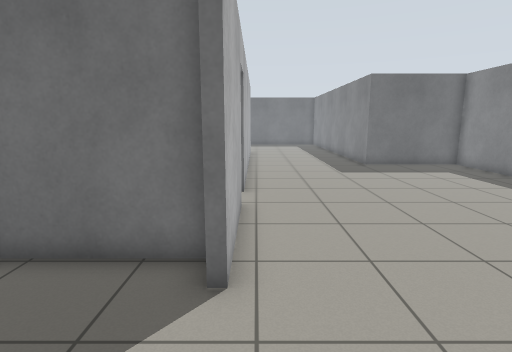
[1] (above)

21 first-person views from a walk through a robot-simulator world made for Gazebo. The camera is 1.2 m above the floor, tilts 10° down and sees 80° across. The floor is counted in squares, 0.5 m on a side. Each view is taken from the middle of a square. On the plan, view 1 faces up. The plan holds only what a view shows up to about 18 squares ahead; the rest is blank.

[2]
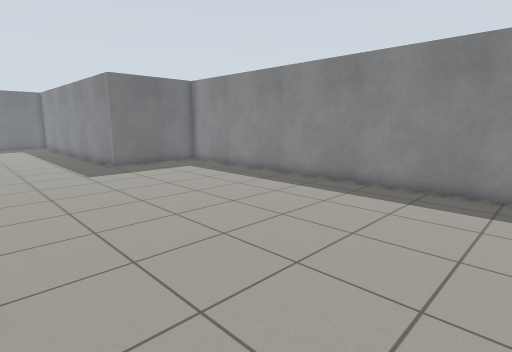

[3]
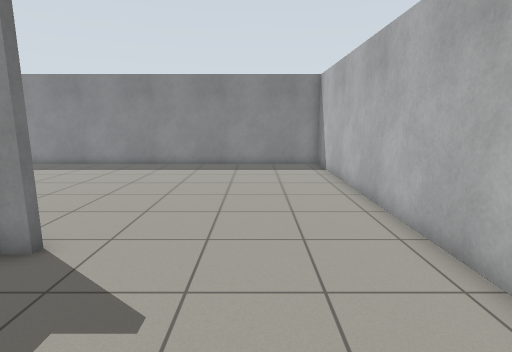

[4]
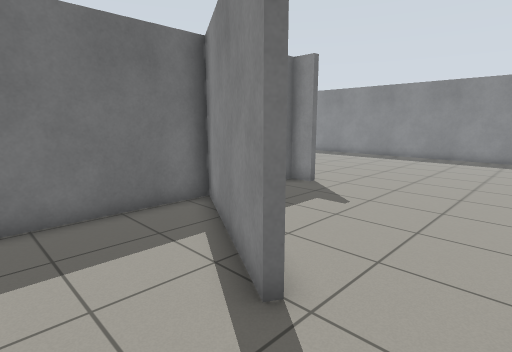

[5]
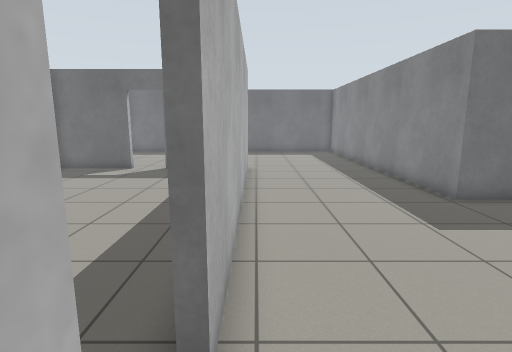

[6]
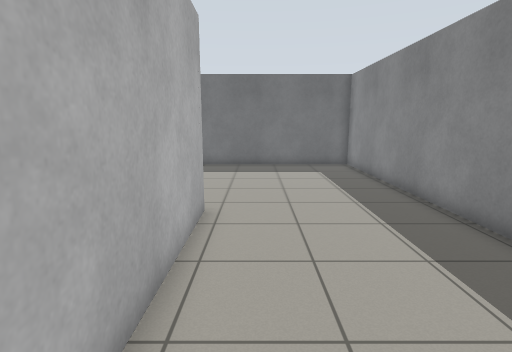

[7]
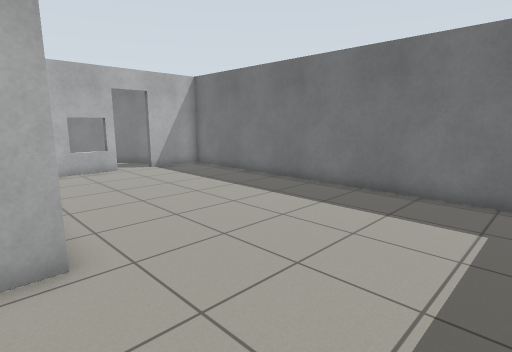

[8]
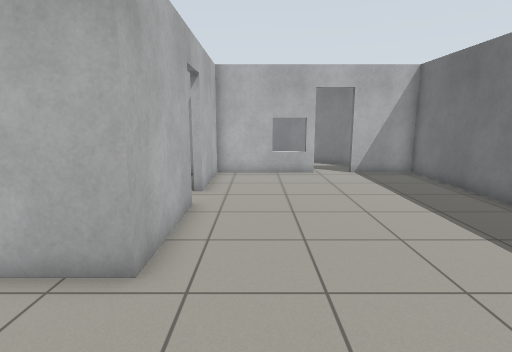

[9]
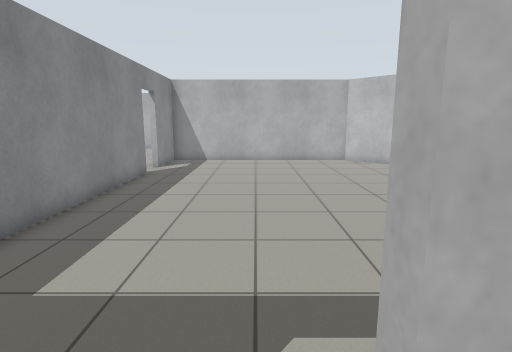

[10]
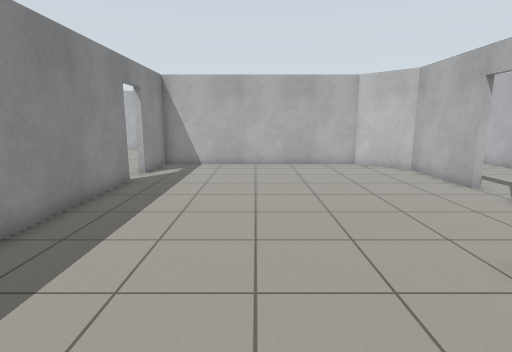

[11]
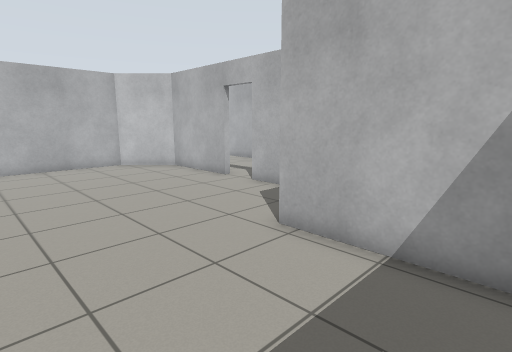

[12]
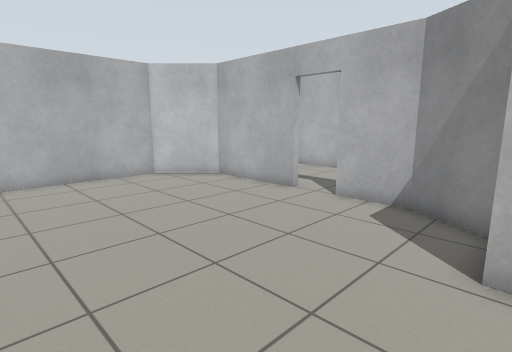

[13]
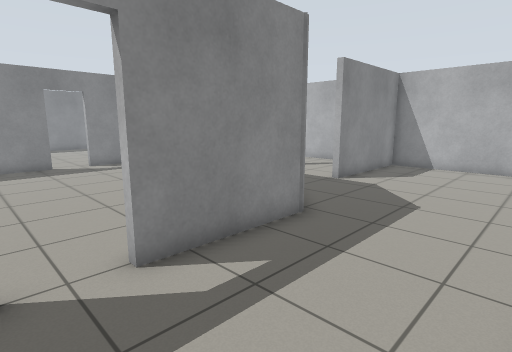

[14]
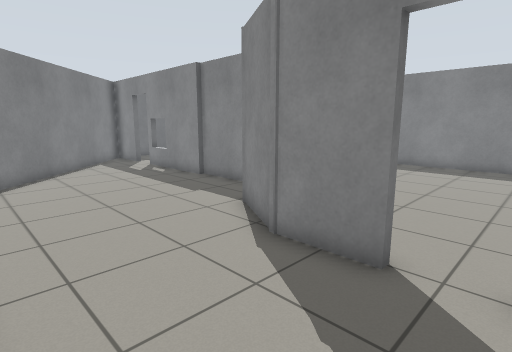

[15]
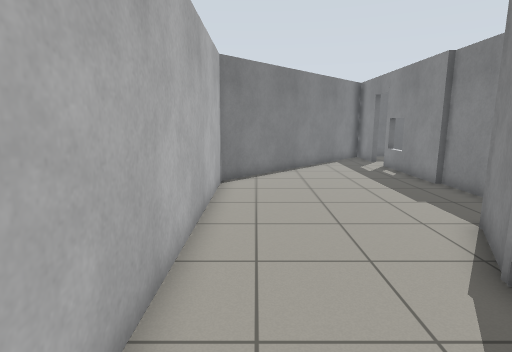

[16]
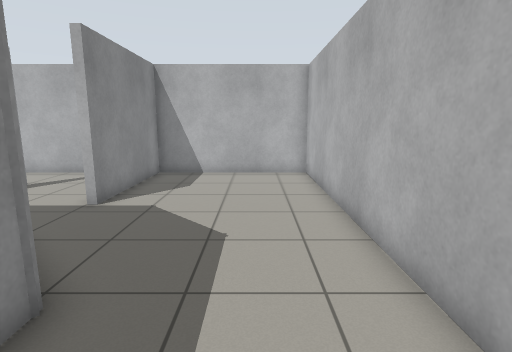

[17]
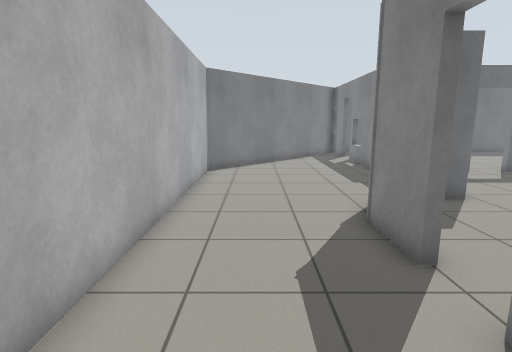

[18]
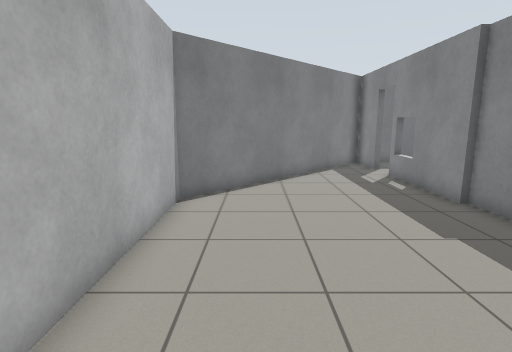

[19]
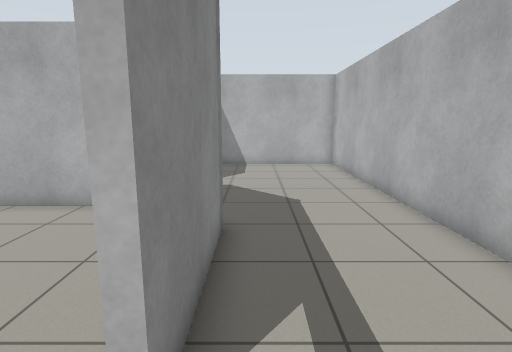

[20]
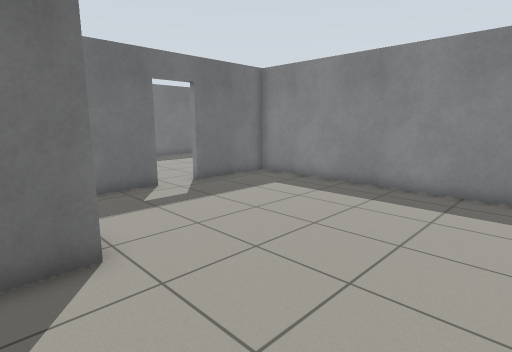

[21]
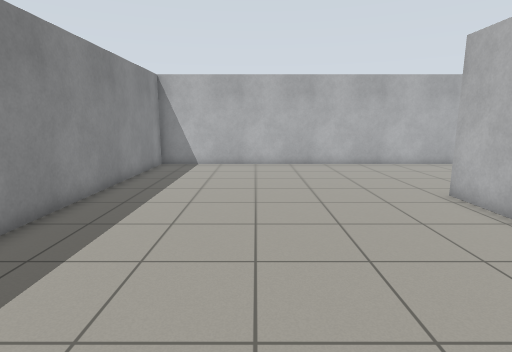

### Floor plan
Points are (right, up) in squares from view 1. A wall is a line through its corners. A room is listed if a view was taken in it or the views show most of it. See-through windows are left out.
Room 1 (views 1, 2, 3, 4, 5, 6, 7, 8, 9, 21)
walls: (-0.4, 8.8) (-0.4, 4); (-0.7, 4) (-0.7, 5.1) (-4.6, 5.1); (-4.8, 24.1) (-0.4, 24.1) (-0.4, 10.4); (-10.7, 24.1) (-6.5, 24.1); (-8.3, -0.4) (-5.1, 5.1) (-10.5, 5.1); (-10.6, 28.9) (-10.6, 24.1); (-8.8, -3.6) (11.5, -3.6) (11.5, 17.3) (6.3, 17.3) (6.3, 33.5) (-10.6, 33.5) (-10.6, 30.6); (-10.9, 33.3) (-11.8, 32.3)
ways out: open door at (-5.5, 24) to room 2; open door at (-0.5, 9.5) to room 2; opening at (-12, 3.5) to room 3; open door at (-11, 29.5) to room 3
Room 2 (views 10, 11, 12, 20)
walls: (-13.9, 12.1) (-13.9, 7.6) (-11.8, 5.4) (-0.7, 5.4) (-0.7, 8.8); (-12.8, 18.2) (-13.9, 16.2) (-13.9, 13.8); (-0.7, 10.4) (-0.7, 23.8) (-4.8, 23.8); (-10.4, 23.1) (-10.4, 18.4) (-11.7, 18.4); (-6.5, 23.8) (-10.3, 23.8)
ways out: open door at (-5.5, 24) to room 1; open door at (-0.5, 9.5) to room 1; open door at (-14, 12.5) to room 3
Room 3 (views 13, 14, 15, 16, 17, 18, 19)
walls: (-14.2, 13.8) (-14.2, 16.2) (-12.8, 18.6); (-14.2, 7.2) (-14.2, 12.1); (-10.7, 21) (-10.7, 24.1); (-10.9, 23.8) (-10.9, 28.9); (-10.9, 30.6) (-10.9, 33.3); (-11.8, 32.3) (-19.4, 24.4) (-19.4, -3.6) (-12.3, -3.6) (-12.3, 2.4)
ways out: opening at (-12, 3.5) to room 1; open door at (-11, 29.5) to room 1; open door at (-14, 12.5) to room 2

Positions as (right, up) in squares from view 1, and headings:
1: (0, 0), facing up
2: (0, 0), facing up-right
3: (-6, 0), facing right
4: (-11, -3), facing up-right
5: (0, 8), facing up
6: (1, 16), facing up
7: (5, 23), facing up-left
8: (4, 26), facing left
9: (-6, 25), facing down
10: (-6, 23), facing down
11: (-5, 23), facing down-left
12: (-5, 19), facing down-left
13: (-19, 14), facing down-right
14: (-19, 12), facing up-right
15: (-18, 12), facing up
16: (-17, 11), facing down
17: (-17, 9), facing up
18: (-17, 15), facing up
19: (-15, 14), facing down
20: (-12, 13), facing up-right
21: (6, 14), facing down
